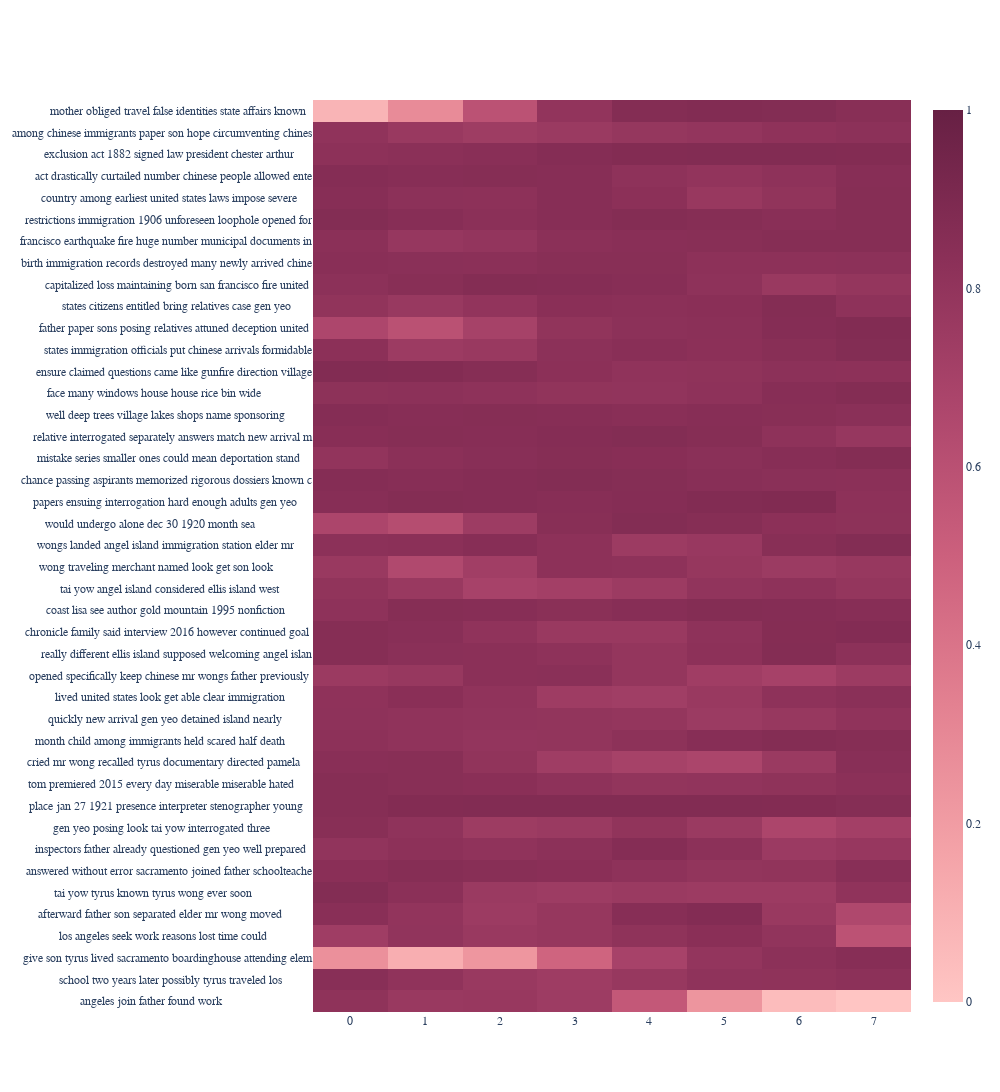

Notebook cell for this chart:
### Code cell
train_text = articles[article_idx]

# set ngram number
n = 4

# pad the text and tokenize
training_data = list(pad_sequence(word_tokenize(train_text), n, 
                                  pad_left=True, 
                                  left_pad_symbol="<s>"))

# generate ngrams
ngrams = list(everygrams(training_data, max_len=n))
print("Number of ngrams:", len(ngrams))

# build ngram language models
model = WittenBellInterpolated(n)
model.fit([ngrams], vocabulary_text=training_data)
print(model.vocab)


test_text = new_article

# Tokenize and pad the text
testing_data = list(pad_sequence(word_tokenize(test_text), n, 
                                pad_left=True,
                                left_pad_symbol="<s>"))
print("Length of test data:", len(testing_data))

# assign scores
scores = []
for i, item in enumerate(testing_data[n-1:]):
    s = model.score(item, testing_data[i:i+n-1])
    scores.append(s)

scores_np = np.array(scores)

# set width and height
width = 8
height = np.ceil(len(testing_data)/width).astype("int32")
print("Width, Height:", width, ",", height)

# copy scores to rectangular blank array
a = np.zeros(width*height)
a[:len(scores_np)] = scores_np
diff = len(a) - len(scores_np)

# apply gaussian smoothing for aesthetics
a = gaussian_filter(a, sigma=1.0)

# reshape to fit rectangle
a = a.reshape(-1, width)

# format labels
labels = [" ".join(testing_data[i:i+width]) for i in range(n-1, len(testing_data), width)]
labels_individual = [x.split() for x in labels]
labels_individual[-1] += [""]*diff
labels = [f"{x:60.60}" for x in labels]

# create heatmap
fig = go.Figure(data=go.Heatmap(
                z=a, x0=0, dx=1,
                y=labels, zmin=0, zmax=1,
                customdata=labels_individual,
                hovertemplate='%{customdata} <br><b>Score:%{z:.3f}<extra></extra>',
                colorscale="burg"))
fig.update_layout({"height":height*28, "width":1000, "font":{"family":"Courier New"}})
fig['layout']['yaxis']['autorange'] = "reversed"
fig.show()

### Figure 1 — Plotly figure (JSON) as saved in the notebook; plotly's stock layout.template omitted (floating-point values rounded to 4 significant figures; data arrays with more than 128 entries replaced by an {"elided": "..."} marker saying what was removed)
{"data": [{"colorscale": [[0, "rgb(255, 198, 196)"], [0.1667, "rgb(244, 163, 168)"], [0.3333, "rgb(227, 129, 145)"], [0.5, "rgb(204, 96, 125)"], [0.6667, "rgb(173, 70, 108)"], [0.8333, "rgb(139, 48, 88)"], [1, "rgb(103, 32, 68)"]], "customdata": {"elided": "42x8 str values"}, "dx": 1, "hovertemplate": "%{customdata} <br><b>Score:%{z:.3f}<extra></extra>", "type": "heatmap", "x0": 0, "y": ["mother obliged travel false identities state affairs known  ", "among chinese immigrants paper son hope circumventing chines", "exclusion act 1882 signed law president chester arthur      ", "act drastically curtailed number chinese people allowed ente", "country among earliest united states laws impose severe     ", "restrictions immigration 1906 unforeseen loophole opened for", "francisco earthquake fire huge number municipal documents in", "birth immigration records destroyed many newly arrived chine", "capitalized loss maintaining born san francisco fire united ", "states citizens entitled bring relatives case gen yeo       ", "father paper sons posing relatives attuned deception united ", "states immigration officials put chinese arrivals formidable", "ensure claimed questions came like gunfire direction village", "face many windows house house rice bin wide                 ", "well deep trees village lakes shops name sponsoring         ", "relative interrogated separately answers match new arrival m", "mistake series smaller ones could mean deportation stand    ", "chance passing aspirants memorized rigorous dossiers known c", "papers ensuing interrogation hard enough adults gen yeo     ", "would undergo alone dec 30 1920 month sea                   ", "wongs landed angel island immigration station elder mr      ", "wong traveling merchant named look get son look             ", "tai yow angel island considered ellis island west           ", "coast lisa see author gold mountain 1995 nonfiction         ", "chronicle family said interview 2016 however continued goal ", "really different ellis island supposed welcoming angel islan", "opened specifically keep chinese mr wongs father previously ", "lived united states look get able clear immigration         ", "quickly new arrival gen yeo detained island nearly          ", "month child among immigrants held scared half death         ", "cried mr wong recalled tyrus documentary directed pamela    ", "tom premiered 2015 every day miserable miserable hated      ", "place jan 27 1921 presence interpreter stenographer young   ", "gen yeo posing look tai yow interrogated three              ", "inspectors father already questioned gen yeo well prepared  ", "answered without error sacramento joined father schoolteache", "tai yow tyrus known tyrus wong ever soon                    ", "afterward father son separated elder mr wong moved          ", "los angeles seek work reasons lost time could               ", "give son tyrus lived sacramento boardinghouse attending elem", "school two years later possibly tyrus traveled los          ", "angeles join father found work                              "], "z": {"elided": "42x8 float values"}, "zmax": 1, "zmin": 0}], "layout": {"font": {"family": "Courier New"}, "height": 1176, "width": 1000, "yaxis": {"autorange": "reversed"}}}
